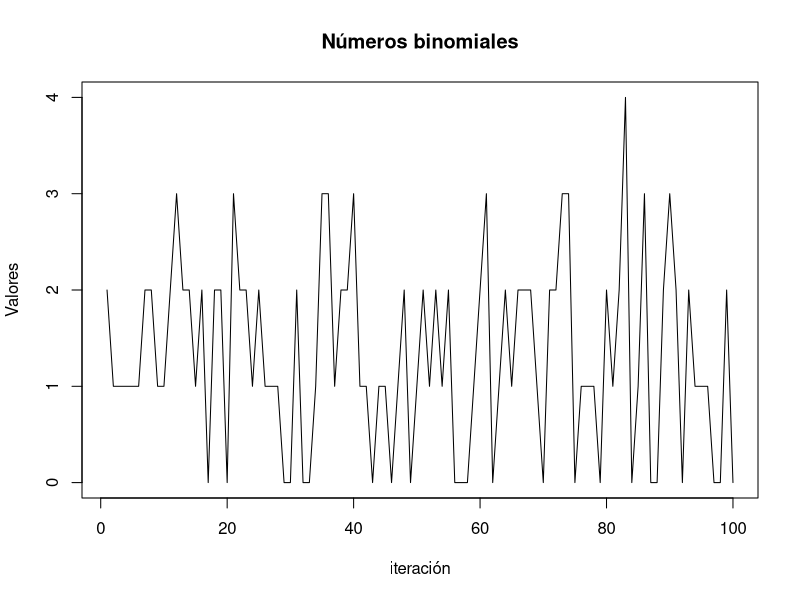
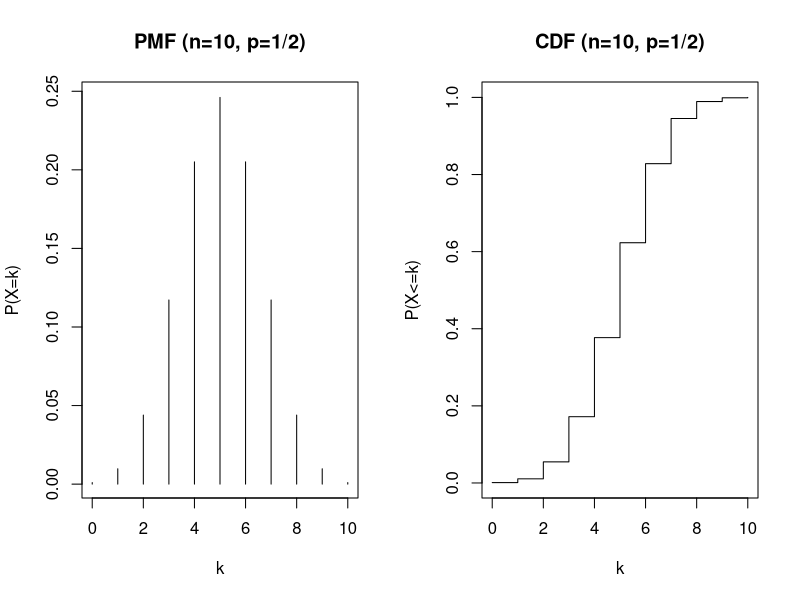
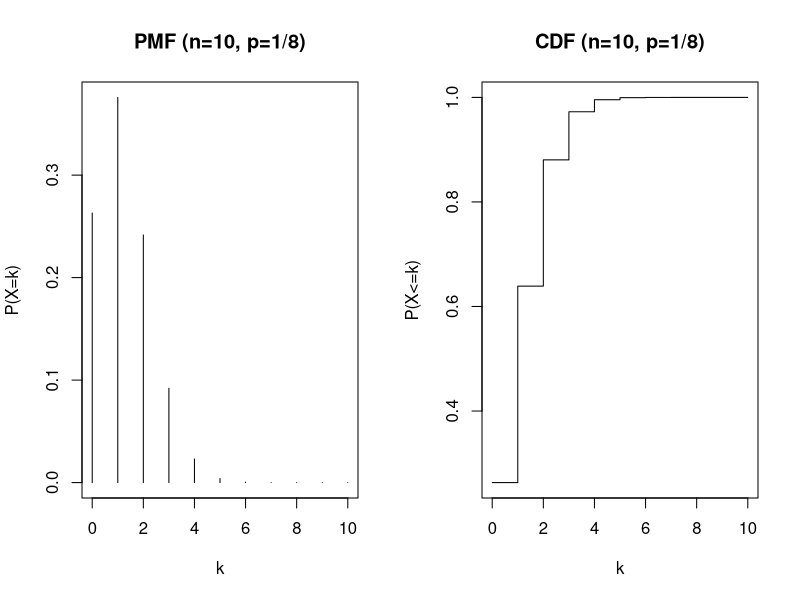
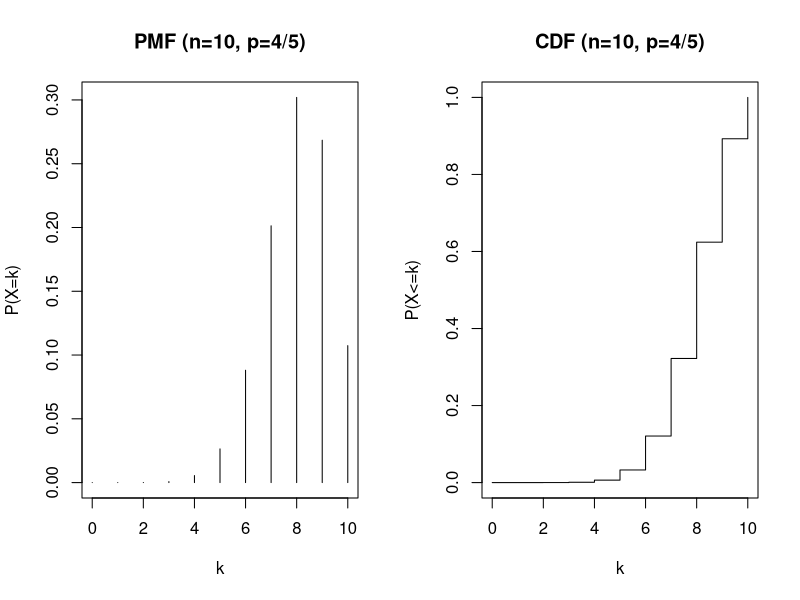
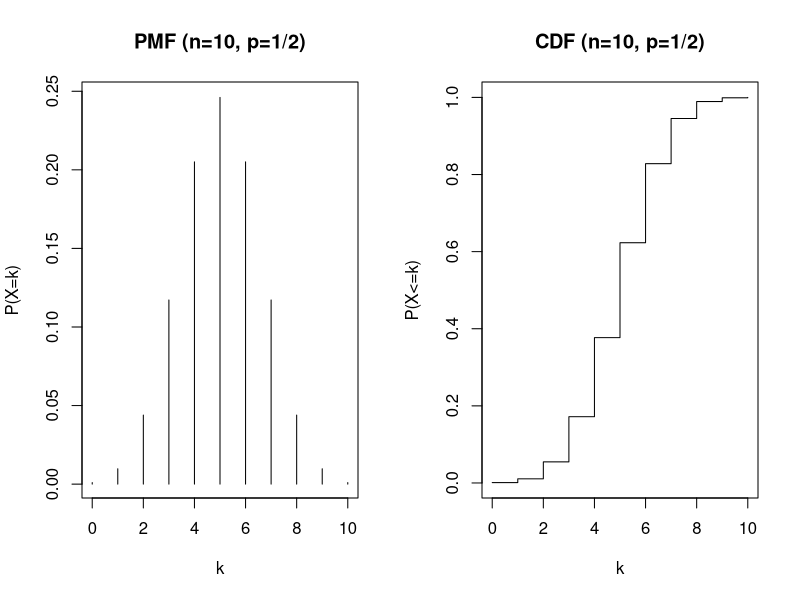
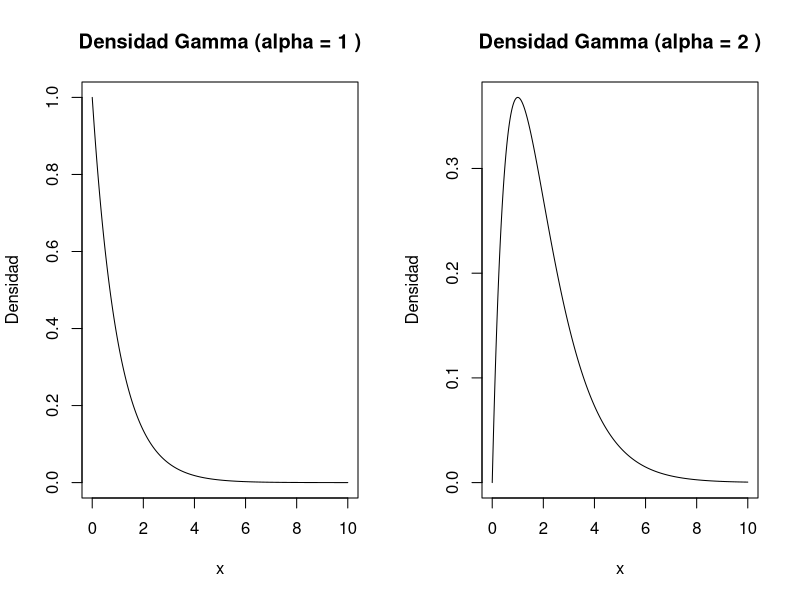
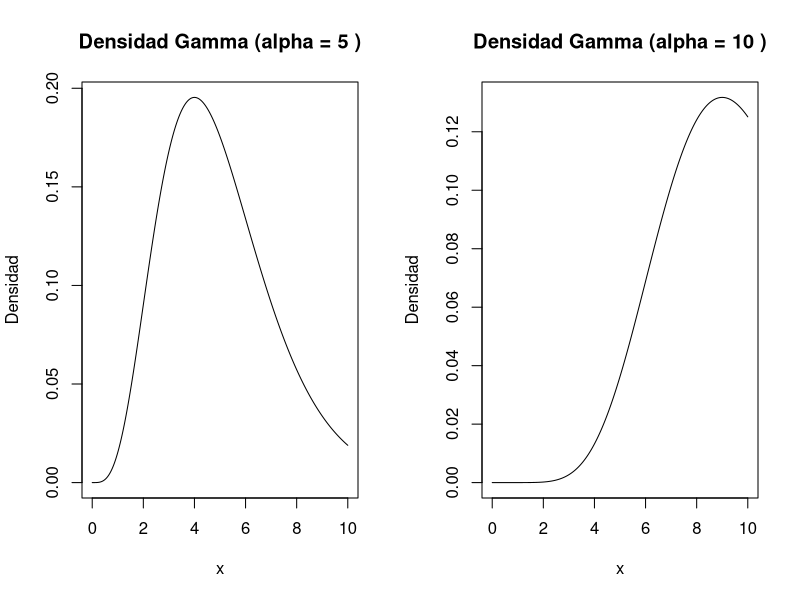
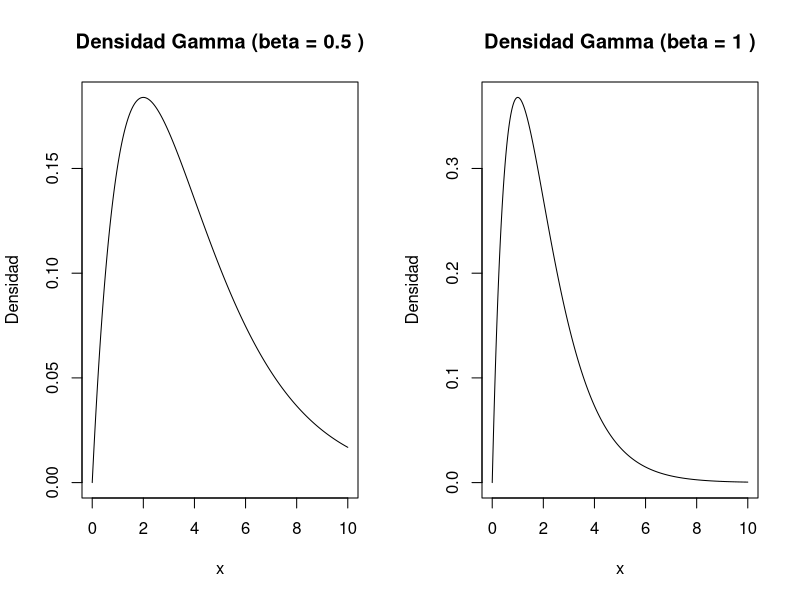

These figures' R source, in order:
## ---- chunk 1
knitr::opts_chunk$set(echo = TRUE)
## ---- chunk 2
vars <-rbinom(100, size=16, prob=0.1)
plot(vars, type="l", main="Números binomiales", xlab="iteración", ylab="Valores")
## ---- chunk 3
# Parámetros de la distribución binomial
p <- 0.4
n <- 20

# a. P(X <= 6)
prob_a <- pbinom(6, size = n, prob = p)

# b. P(X >= 12) = 1 - P(X < 12)
prob_b <- 1 - pbinom(11, size = n, prob = p)

# c. P(X = 8)
prob_c <- dbinom(8, size = n, prob = p)

list(prob_a, prob_b, prob_c)

## ---- chunk 4
# a. PMF
pmf_a <- choose(5, 0:5) * (1/5)^(0:5) * (4/5)^(5-(0:5))
# Generar 100 números aleatorios con PMF a
sample_a <- sample(0:5, 100, replace = TRUE, prob = pmf_a)

# b. PMF
pmf_b <- (0:20)^2 / 2870
# Generar 100 números aleatorios con PMF b
sample_b <- sample(0:20, 100, replace = TRUE, prob = pmf_b)

# c. PMF
pmf_c <- log10((1:9 + 1) / (1:9))
# Generar 100 números aleatorios con PMF c
sample_c <- sample(1:9, 100, replace = TRUE, prob = pmf_c)

# Mostrar los resultados
cat("Muestras generadas con PMF a:", sample_a, "\n")
cat("Muestras generadas con PMF b:", sample_b, "\n")
cat("Muestras generadas con PMF c:", sample_c, "\n")

## ---- chunk 5
n_a <- 10
p_a <- 1/2
k_a <- 0:n_a

# PMF
pmf_a <- dbinom(k_a, size = n_a, prob = p_a)
# CDF
cdf_a <- pbinom(k_a, size = n_a, prob = p_a)

# Gráficos
par(mfrow = c(1, 2))
plot(k_a, pmf_a, type = "h", main = "PMF (n=10, p=1/2)", xlab = "k", ylab = "P(X=k)")
plot(k_a, cdf_a, type = "s", main = "CDF (n=10, p=1/2)", xlab = "k", ylab = "P(X<=k)")

n_b <- 10
p_b <- 1/8
k_b <- 0:n_b

# PMF
pmf_b <- dbinom(k_b, size = n_b, prob = p_b)
# CDF
cdf_b <- pbinom(k_b, size = n_b, prob = p_b)

# Gráficos
par(mfrow = c(1, 2))
plot(k_b, pmf_b, type = "h", main = "PMF (n=10, p=1/8)", xlab = "k", ylab = "P(X=k)")
plot(k_b, cdf_b, type = "s", main = "CDF (n=10, p=1/8)", xlab = "k", ylab = "P(X<=k)")

n_c <- 10
p_c <- 4/5
k_c <- 0:n_c

# PMF
pmf_c <- dbinom(k_c, size = n_c, prob = p_c)
# CDF
cdf_c <- pbinom(k_c, size = n_c, prob = p_c)

# Gráficos
par(mfrow = c(1, 2))
plot(k_c, pmf_c, type = "h", main = "PMF (n=10, p=4/5)", xlab = "k", ylab = "P(X=k)")
plot(k_c, cdf_c, type = "s", main = "CDF (n=10, p=4/5)", xlab = "k", ylab = "P(X<=k)")
 n_d <- 10
p_d <- 1/2
k_d <- 0:n_d

# PMF
pmf_d <- dbinom(k_d, size = n_d, prob = p_d)
# CDF
cdf_d <- pbinom(k_d, size = n_d, prob = p_d)

# Gráficos
par(mfrow = c(1, 2))
plot(k_d, pmf_d, type = "h", main = "PMF (n=10, p=1/2)", xlab = "k", ylab = "P(X=k)")
plot(k_d, cdf_d, type = "s", main = "CDF (n=10, p=1/2)", xlab = "k", ylab = "P(X<=k)")

## ---- chunk 6
# Definir los valores de x
x <- seq(0, 10, by = 0.01)

# Densidades Gamma para diferentes valores de alpha
alpha_values <- c(1, 2, 5, 10)
beta <- 1

# Crear un gráfico para cada valor de alpha
par(mfrow = c(1, 2))
for (alpha in alpha_values) {
  gamma_density <- (beta^alpha / gamma(alpha)) * x^(alpha - 1) * exp(-beta * x)
  plot(x, gamma_density, type = "l", main = paste("Densidad Gamma (alpha =", alpha, ")"), xlab = "x", ylab = "Densidad")
}
## ---- chunk 7
# Definir los valores de x
x <- seq(0, 10, by = 0.01)

# Densidades Gamma para diferentes valores de beta
alpha <- 2
beta_values <- c(0.5, 1, 2, 5)

# Crear un gráfico para cada valor de beta
par(mfrow = c(1, 2))
for (beta in beta_values) {
  gamma_density <- (beta^alpha / gamma(alpha)) * x^(alpha - 1) * exp(-beta * x)
  plot(x, gamma_density, type = "l", main = paste("Densidad Gamma (beta =", beta, ")"), xlab = "x", ylab = "Densidad")
}

## ---- chunk 8
# Definir los valores de x
x <- seq(-20, 30, by = 0.01)

# Densidades de Cauchy para diferentes valores de beta
alpha <- 5
beta_values <- c(1, 2, 5)

# Crear un gráfico para cada valor de beta
par(mfrow = c(1, 3))
for (beta in beta_values) {
  cauchy_density <- beta / (pi * ((x - alpha)^2 + beta^2))
  plot(x, cauchy_density, type = "l", main = paste("Densidad de Cauchy (alpha = 5, beta =", beta, ")"), xlab = "x", ylab = "Densidad")
}

## ---- chunk 9
# Definir los valores de a, b y c
a <- 0
b <- 4
c <- 2

# Definir el rango de valores de x
x <- seq(a, b, by = 0.01)

# Inicializar un vector para la densidad triangular
density <- numeric(length(x))

# Calcular la densidad triangular
for (i in 1:length(x)) {
  if (x[i] >= a && x[i] < c) {
    density[i] <- (2 * (x[i] - a)) / ((b - a) * (c - a))
  } else if (x[i] >= c && x[i] <= b) {
    density[i] <- (2 * (b - x[i])) / ((b - a) * (b - c))
  }
}

# Gráfico de la densidad triangular
plot(x, density, type = "l", main = "Densidad Triangular", xlab = "x", ylab = "Densidad")

## ---- chunk 10
# Definir los valores de a, b y c
a <- 1
b <- 4
c <- 2

# Definir el rango de valores de x
x <- seq(a, b, by = 0.01)

# Inicializar un vector para la densidad triangular
density <- numeric(length(x))

# Calcular la densidad triangular
for (i in 1:length(x)) {
  if (x[i] >= a && x[i] < c) {
    density[i] <- (2 * (x[i] - a)) / ((b - a) * (c - a))
  } else if (x[i] >= c && x[i] <= b) {
    density[i] <- (2 * (b - x[i])) / ((b - a) * (b - c))
  }
}

# Gráfico de la densidad triangular
plot(x, density, type = "l", main = "Densidad Triangular (a=1, c=2, b=4)", xlab = "x", ylab = "Densidad")

## ---- chunk 11
# Definir los valores de a, b y c
a <- -1
b <- 1
c <- 0

# Definir el rango de valores de x
x <- seq(a, b, by = 0.01)

# Inicializar un vector para la densidad triangular
density <- numeric(length(x))

# Calcular la densidad triangular
for (i in 1:length(x)) {
  if (x[i] >= a && x[i] < c) {
    density[i] <- (2 * (x[i] - a)) / ((b - a) * (c - a))
  } else if (x[i] >= c && x[i] <= b) {
    density[i] <- (2 * (b - x[i])) / ((b - a) * (b - c))
  }
}

# Gráfico de la densidad triangular
plot(x, density, type = "l", main = "Densidad Triangular (a=-1, c=0, b=1)", xlab = "x", ylab = "Densidad")

## ---- chunk 12
# Definir la función de densidad f_X(x)
pdf <- function(x) {
  ifelse(x >= 0, exp(-x), 0)
}

# Calcular la probabilidad P(X > 1)
prob_1 <- 1 - integrate(pdf, lower = 0, upper = 1)$value
prob_1

# Calcular la probabilidad P(2 < X ≤ 4)
prob_2 <- integrate(pdf, lower = 2, upper = 4)$value
prob_2

# Calcular la probabilidad P(X ≤ 2)
prob_3 <- integrate(pdf, lower = 0, upper = 2)$value
prob_3

## ---- chunk 13
# Definir la función de densidad f_X(x)
pdf <- function(x) {
  1 / sqrt(2 * pi) * exp(-((x - 3)^2 / 2))
}

# Definir el rango de valores de x
x <- seq(-5, 11, by = 0.01)

# Calcular la densidad f_X(3+x)
pdf_plus <- pdf(3 + x)

# Gráfico de f_X(3+x)
plot(x, pdf_plus, type = "l", main = "Densidad f_X(3+x)", xlab = "x", ylab = "Densidad")

# Calcular la densidad f_X(3-x)
pdf_minus <- pdf(3 - x)

# Gráfico de f_X(3-x)
plot(x, pdf_minus, type = "l", main = "Densidad f_X(3-x)", xlab = "x", ylab = "Densidad")

